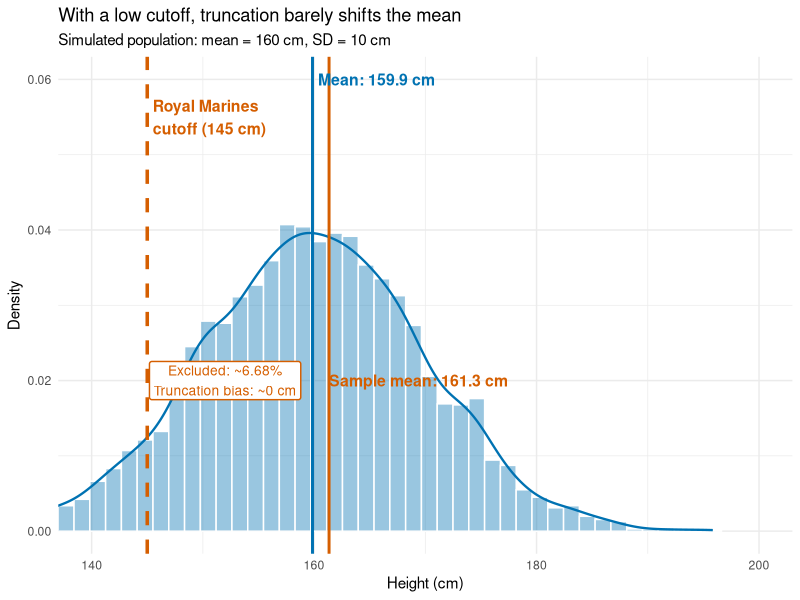
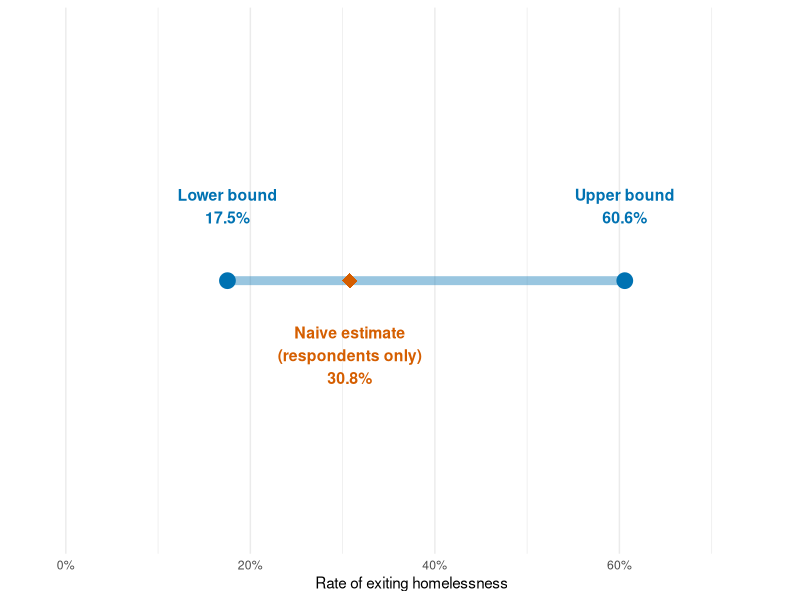
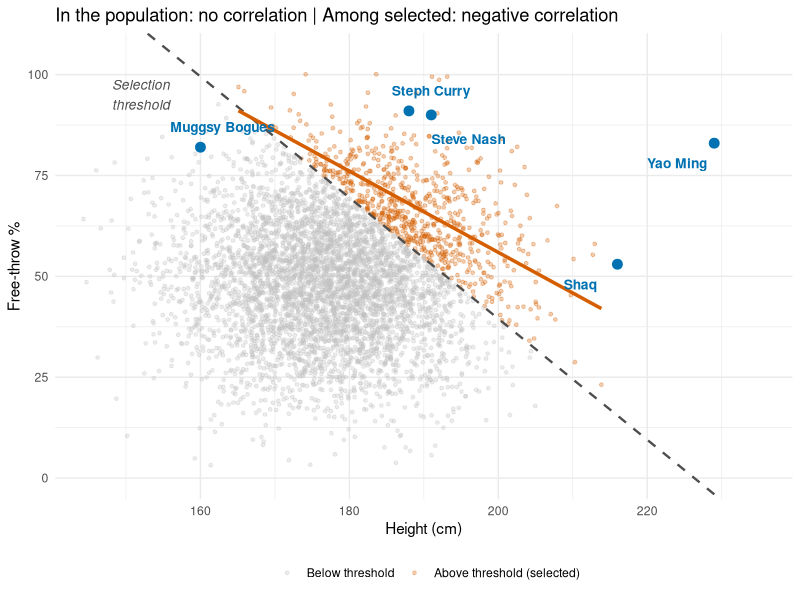

These figures' R source, in order:
## ---- chunk 1
#| label: truncation-bias
#| message: false
#| warning: false
#| fig-cap: "Minimum height requirement biases the sample mean upward"

library(tidyverse)

set.seed(42)

# Simulate a population of heights
population <- tibble(
  height = rnorm(5000, mean = 160, sd = 10)
)

# Apply Royal Marines minimum height cutoff
cutoff <- 145
selected <- population %>% filter(height >= cutoff)

# Calculate means
pop_mean <- mean(population$height)
sample_mean <- mean(selected$height)
pct_excluded <- round(pnorm(cutoff, 160, 10) * 100, 2)

ggplot(population, aes(x = height)) +
  geom_histogram(aes(y = after_stat(density)),
                 bins = 50, fill = "#0072B2", alpha = 0.4, color = "white") +
  geom_density(color = "#0072B2", linewidth = 0.8) +
  geom_vline(xintercept = cutoff, color = "#D55E00",
             linewidth = 1.2, linetype = "dashed") +
  geom_vline(xintercept = pop_mean, color = "#0072B2", linewidth = 1) +
  geom_vline(xintercept = sample_mean, color = "#D55E00", linewidth = 1) +
  annotate("text", x = cutoff + 0.5, y = 0.055, hjust = 0,
           label = "Royal Marines\ncutoff (145 cm)",
           color = "#D55E00", size = 4, fontface = "bold") +
  annotate("text", x = pop_mean + 0.5, y = 0.06, hjust = 0,
           label = paste0("Mean: ", round(pop_mean, 1), " cm"),
           color = "#0072B2", size = 4, fontface = "bold") +
  annotate("text", x = sample_mean, y = 0.02, hjust = 0,
           label = paste0("Sample mean: ", round(sample_mean, 1), " cm"),
           color = "#D55E00", size = 4, fontface = "bold") +
  annotate("label", x = 152, y = 0.02,
           label = paste0("Excluded: ~", pct_excluded, "%\nTruncation bias: ~0 cm"),
           fill = "white", color = "#D55E00", size = 3.5, label.size = 0.5) +
  labs(title = "With a low cutoff, truncation barely shifts the mean",
       subtitle = "Simulated population: mean = 160 cm, SD = 10 cm",
       x = "Height (cm)",
       y = "Density") +
  coord_cartesian(xlim = c(140, 200)) +
  theme_minimal() +
  theme(legend.position = "none")
## ---- chunk 2
#| label: manski-bounds
#| message: false
#| warning: false
#| fig-height: 3

library(tidyverse)

bounds <- tibble(
  x = c(24/137, (24 + 59)/137),
  y = c(1, 1)
)

ggplot() +
  annotate("segment", x = 24/137, xend = (24 + 59)/137, y = 1, yend = 1,
           linewidth = 3, color = "#0072B2", alpha = 0.4) +
  annotate("point", x = c(24/137, (24 + 59)/137), y = c(1, 1),
           size = 5, color = "#0072B2") +
  annotate("point", x = 24/78, y = 1,
           size = 5, color = "#D55E00", shape = 18) +
  annotate("text", x = 24/137, y = 1.15,
           label = paste0("Lower bound\n", round(24/137 * 100, 1), "%"),
           color = "#0072B2", size = 4, fontface = "bold") +
  annotate("text", x = (24 + 59)/137, y = 1.15,
           label = paste0("Upper bound\n", round((24 + 59)/137 * 100, 1), "%"),
           color = "#0072B2", size = 4, fontface = "bold") +
  annotate("text", x = 24/78, y = 0.85,
           label = paste0("Naive estimate\n(respondents only)\n",
                          round(24/78 * 100, 1), "%"),
           color = "#D55E00", size = 4, fontface = "bold") +
  scale_x_continuous(labels = scales::percent, limits = c(0, 0.75)) +
  coord_cartesian(ylim = c(0.5, 1.5)) +
  labs(x = "Rate of exiting homelessness", y = "") +
  theme_minimal() +
  theme(axis.text.y = element_blank(),
        axis.ticks.y = element_blank(),
        panel.grid.major.y = element_blank(),
        panel.grid.minor.y = element_blank())
## ---- chunk 3
#| label: berksons-paradox
#| message: false
#| warning: false
#| fig-cap: "Selection creates a spurious negative correlation (Berkson's paradox)"

library(tidyverse)

set.seed(42)
n <- 5000

# Population: height and free-throw % are UNCORRELATED
pop <- tibble(
  height_cm = rnorm(n, mean = 178, sd = 10),
  ft_pct = rnorm(n, mean = 50, sd = 15)
) %>%
  mutate(
    # Combined selection score
    score = (height_cm - 178) / 10 + (ft_pct - 50) / 15,
    selected = score > 1.5
  )

# Real NBA players for annotation
nba_players <- tibble(
  name = c("Yao Ming", "Steph Curry", "Shaq", "Muggsy Bogues", "Steve Nash"),
  height_cm = c(229, 188, 216, 160, 191),
  ft_pct = c(83, 91, 53, 82, 90),
  nudge_y = c(-5, 5, -5, 5, -6),
  nudge_x = c(-5, 3, -5, 3, 5)
)

# Threshold line: (h - 178)/10 + (f - 50)/15 = 1.5
# Rearranged: f = 50 + 15 * (1.5 - (h - 178)/10) = 72.5 - 1.5*(h - 178)
threshold_line <- tibble(
  height_cm = seq(145, 235, length.out = 200),
  ft_pct = 72.5 - 1.5 * (height_cm - 178)
)

ggplot(pop, aes(x = height_cm, y = ft_pct)) +
  geom_point(aes(color = selected), alpha = 0.3, size = 1) +
  geom_line(data = threshold_line,
            aes(x = height_cm, y = ft_pct),
            linetype = "dashed", linewidth = 0.8, color = "gray30") +
  geom_smooth(data = pop %>% filter(selected),
              aes(x = height_cm, y = ft_pct),
              method = "lm", se = FALSE, color = "#D55E00", linewidth = 1.2) +
  geom_point(data = nba_players,
             aes(x = height_cm, y = ft_pct),
             color = "#0072B2", size = 3) +
  geom_text(data = nba_players,
            aes(x = height_cm + nudge_x, y = ft_pct + nudge_y, label = name),
            color = "#0072B2", size = 3.5, fontface = "bold") +
  scale_color_manual(name = "",
                     values = c("TRUE" = "#D55E00", "FALSE" = "gray75"),
                     labels = c("TRUE" = "Above threshold (selected)",
                                "FALSE" = "Below threshold")) +
  annotate("text", x = 152, y = 95,
           label = "Selection\nthreshold",
           color = "gray30", size = 3.5, fontface = "italic") +
  labs(title = "In the population: no correlation | Among selected: negative correlation",
       x = "Height (cm)",
       y = "Free-throw %") +
  coord_cartesian(xlim = c(145, 235), ylim = c(0, 105)) +
  theme_minimal() +
  theme(legend.position = "bottom")
